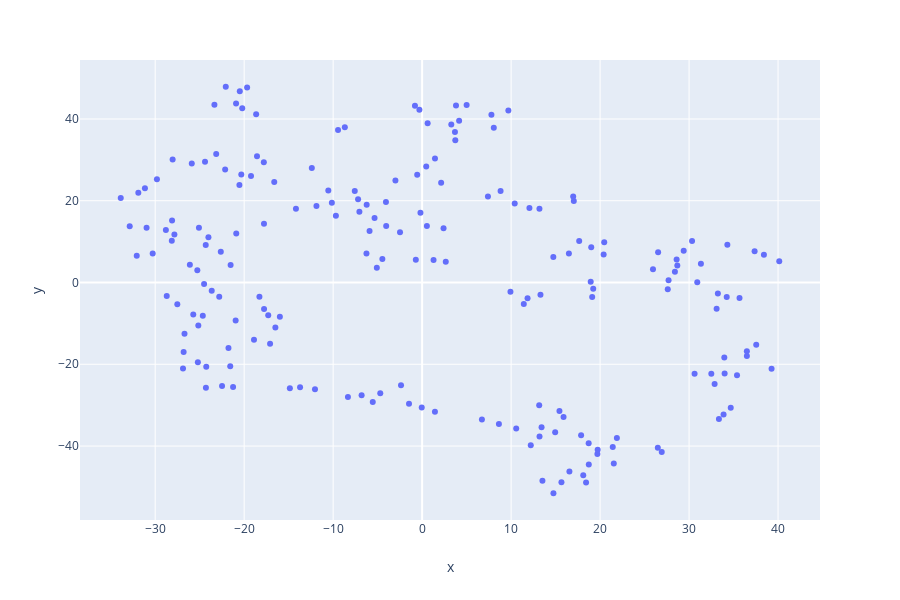

Notebook code for this chart:
### Code cell
transformed = model.fit_transform(norm_data)

transformed_df = pd.DataFrame({"x": transformed[:,0],
                               "y": transformed[:,1],
                               "label": labels,
                              })
px.scatter(transformed_df,
           x="x",
           y="y",
           hover_name='label'
          )

### Figure 1 — Plotly figure (JSON) as saved in the notebook; plotly's stock layout.template omitted (floating-point values rounded to 4 significant figures; data arrays with more than 128 entries replaced by an {"elided": "..."} marker saying what was removed)
{"data": [{"hoverlabel": {"namelength": 0}, "hovertemplate": "<b>%{hovertext}</b><br><br>x=%{x}<br>y=%{y}", "hovertext": {"elided": "197 str values"}, "legendgroup": "", "marker": {"color": "#636efa", "symbol": "circle"}, "mode": "markers", "name": "", "showlegend": false, "type": "scatter", "uid": "456b224c-2ee1-4ee6-a8a6-859df2e28f9b", "x": {"elided": "197 float values"}, "xaxis": "x", "y": {"elided": "197 float values"}, "yaxis": "y"}], "layout": {"grid": {"xaxes": ["x"], "xgap": 0.1, "xside": "bottom", "yaxes": ["y"], "ygap": 0.1, "yside": "left"}, "height": 600, "legend": {"tracegroupgap": 0}, "margin": {"t": 60}, "xaxis": {"title": {"text": "x"}}, "yaxis": {"title": {"text": "y"}}}}
